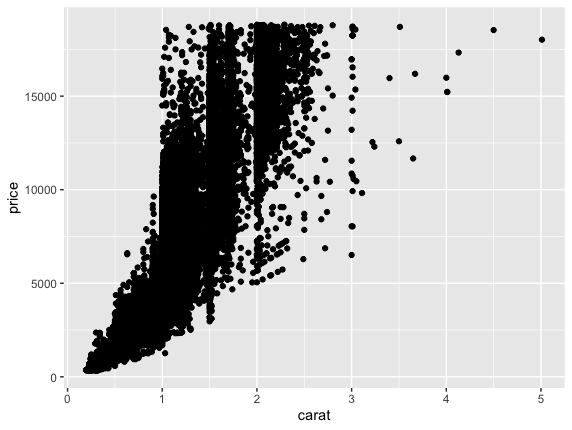

This chart was generated by the following R code:
library(ggplot2)

p <- ggplot(diamonds, aes(carat, price)) + geom_point()

print(p)
